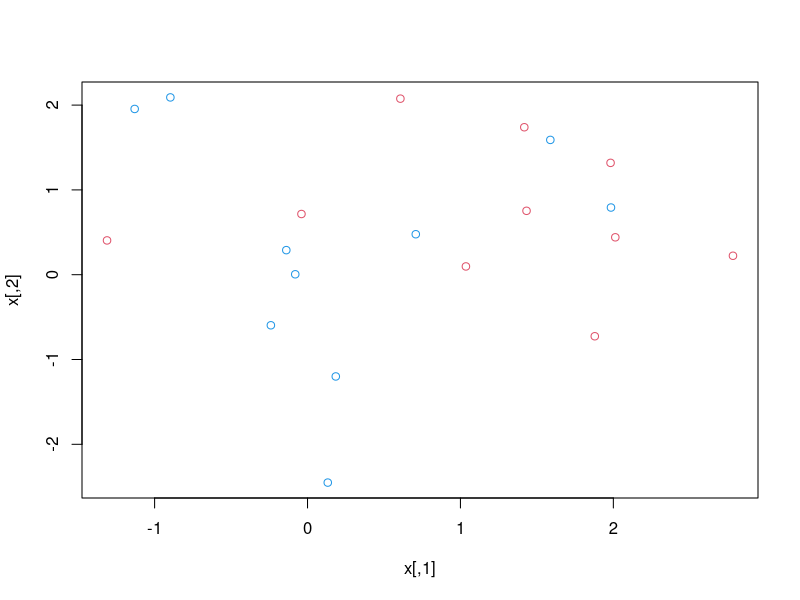
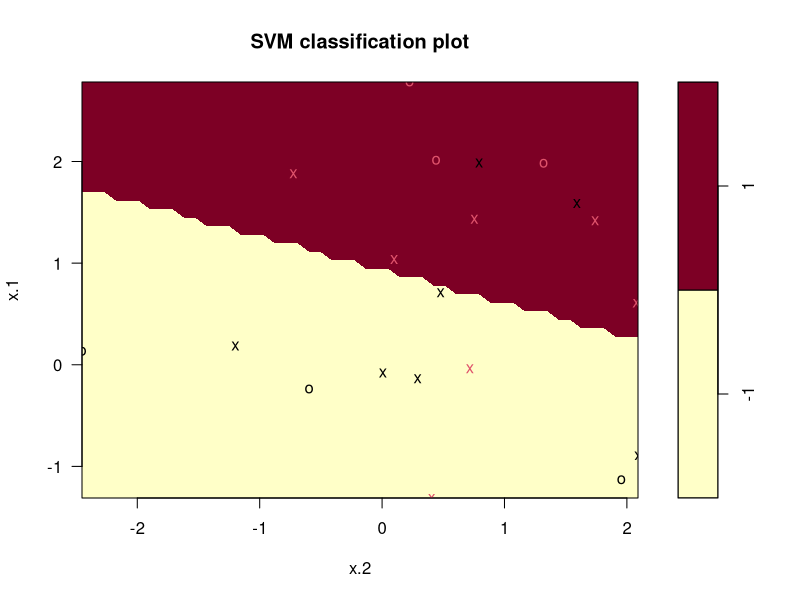

Recreate these plots in R, in order.
set.seed(2)
x <- matrix(rnorm(20 * 2), ncol = 2)
y <- c(rep(-1, 10), rep(1, 10))
x[y == 1, ] <- x[y == 1, ] + 1
plot(x, col = (3 - y))

dat <- data.frame(x = x, y = as.factor(y))

library(e1071)
svm.fit <- svm(y~. , data = dat, kernel = "linear", 
    cost = 10, scale = FALSE)

plot(svm.fit, data = dat)

svm.fit$index

summary(svm.fit)

svm.fit <- svm(y~. , data = dat, kernel = "linear",
               cost = 0.1, scale = FALSE)
summary(svm.fit)


## Cross Validation to select optimum cost 

set.seed(2)

tune.out <- tune(svm, y ~ . , data = dat, kernel = "linear",
     ranges = list(cost = c(0.001, 0.01, 0.1, 1, 5, 10, 100))
)

summary(tune.out)

best.model <- tune.out$best.model
summary(best.model)

# create test data 

xtest <- matrix(rnorm(20 * 2), ncol = 2)
ytest <- sample(c(-1, 1), 20, rep = TRUE)
xtest[ytest == 1, ] <- xtest[ytest == 1, ] + 1
testdat <- data.frame(x = xtest, y = as.factor(ytest))

testdat

ypred <- predict(best.model, testdat)
table(predict = ypred, truth = testdat$y)


# try to build a model with 0.01 cost 

svm.fit2 <- svm(y ~ . , data = dat, kernel = "linear",
                cost = 0.01, scale = FALSE)
y_pred2 <- predict(svm.fit2, testdat)
table(predict = y_pred2, truth = testdat$y)

















